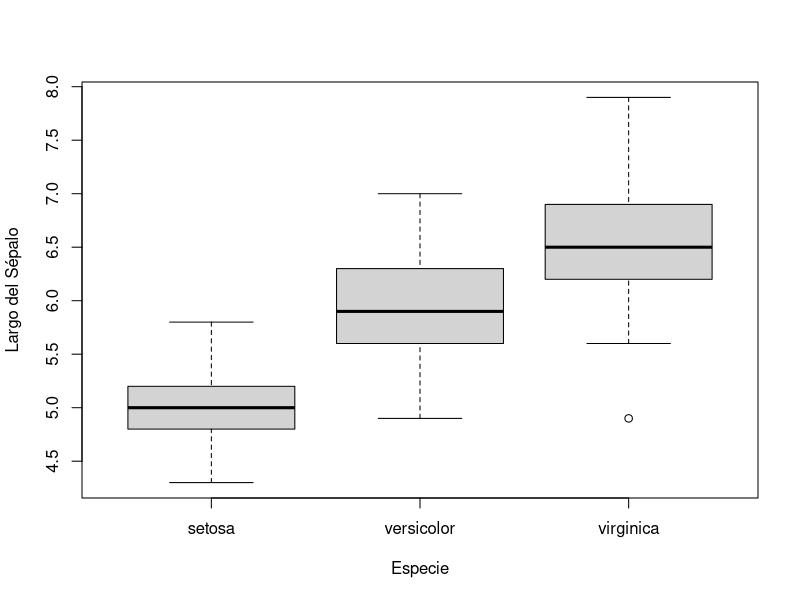

Reproduce this figure in R.
# Puedo usar el símbolo # para crear texto que no lea R

a <- log(10) # esto calcula el logaritmo de 10


#Vamos a cargar la base de datos Iris

data(iris)


boxplot(Sepal.Length ~ Species, # formula de variables
        data = iris, #base de datos
        ylab = "Largo del Sépalo", # modifico título eje y
        xlab = "Especie") # modifico título eje X
